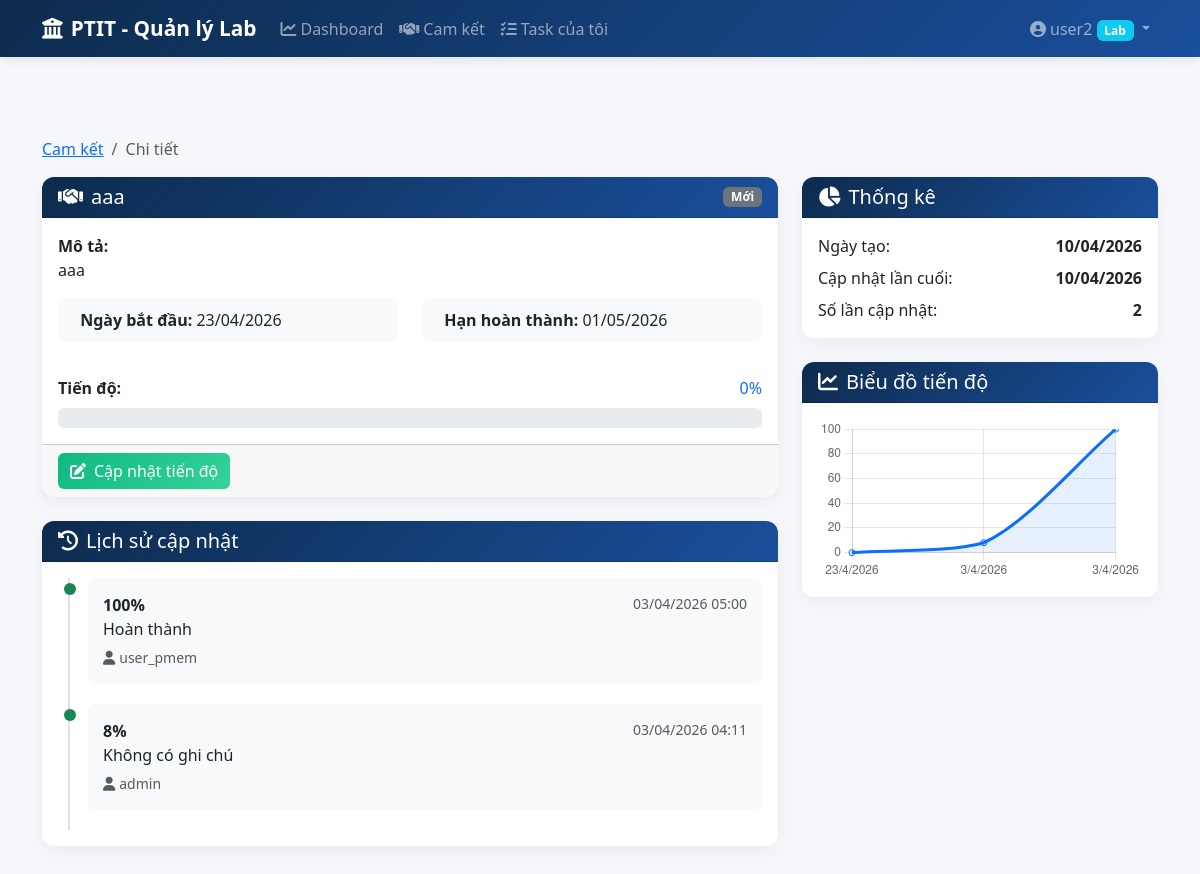
The app's page /commitments/detail/2 (signed in), older data.
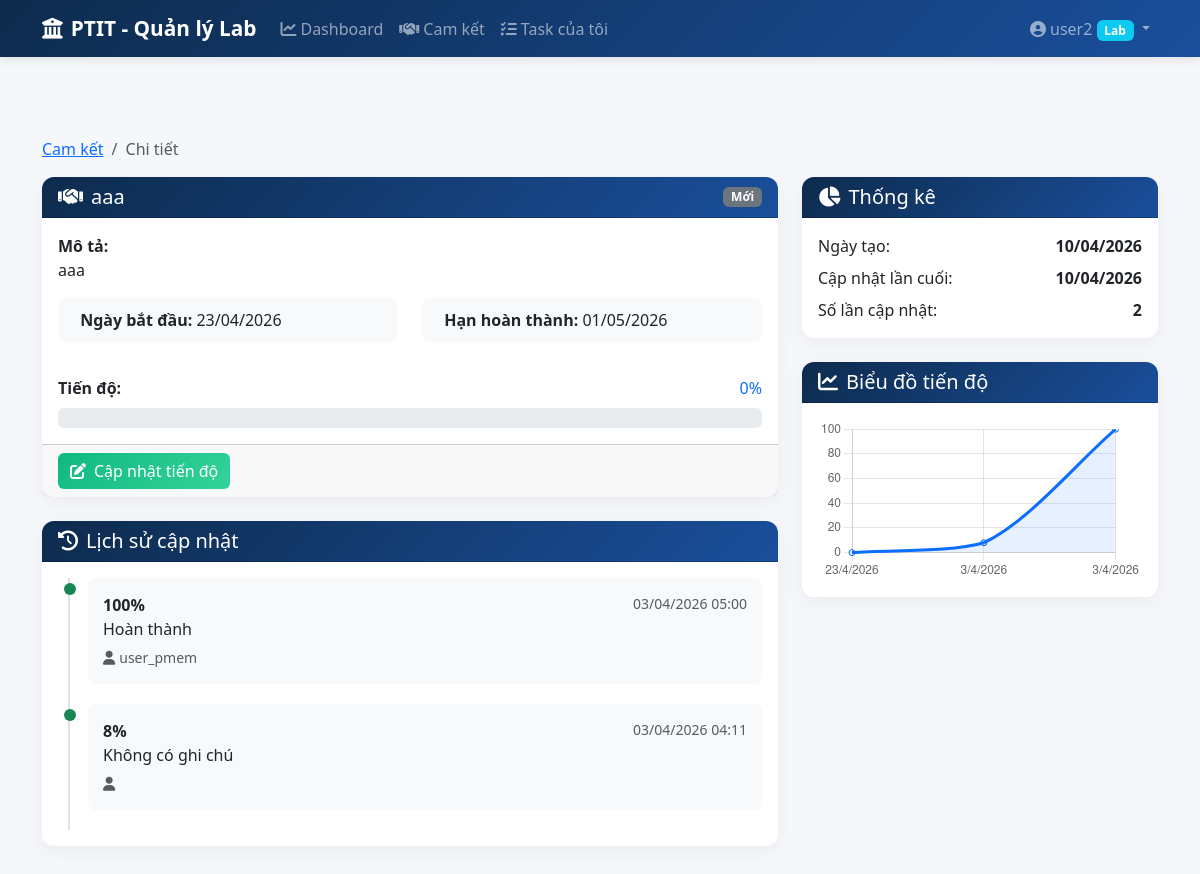
The same page, newer data.
### app/models.py (models this page shows, shortened)
class User(UserMixin, db.Model):
    __tablename__ = 'users'
    id = db.Column(db.Integer, primary_key=True)
    username = db.Column(db.String(50), unique=True, nullable=False)
    password_hash = db.Column(db.String(200), nullable=False)
    role = db.Column(db.String(20), nullable=False)  # 'admin' or 'lab'
    lab_id = db.Column(db.Integer, db.ForeignKey('labs.id', ondelete='SET NULL'), nullable=True)
    def is_admin(self):
        return self.role == 'admin'

class Commitment(db.Model):
    __tablename__ = 'commitments'
    id = db.Column(db.Integer, primary_key=True)
    title = db.Column(db.String(200), nullable=False)
    description = db.Column(db.Text)
    lab_id = db.Column(db.Integer, db.ForeignKey('labs.id'), nullable=False)
    assigned_to = db.Column(db.Integer, db.ForeignKey('users.id'), nullable=True)  # User được giao
    start_date = db.Column(db.Date, nullable=False)
    deadline = db.Column(db.Date, nullable=False)
    progress = db.Column(db.Integer, default=0)  # 0-100
    status = db.Column(db.String(20), default='Mới')  # Mới, Đang thực hiện, Hoàn thành, Quá hạn
    created_by = db.Column(db.Integer, db.ForeignKey('users.id'))
    created_at = db.Column(db.DateTime, default=datetime.utcnow)
    updated_at = db.Column(db.DateTime, default=datetime.utcnow, onupdate=datetime.utcnow)
    creator = db.relationship('User', foreign_keys=[created_by], backref='commitments_created')
    assignee = db.relationship('User', foreign_keys=[assigned_to], backref='tasks_assigned')
    progress_updates = db.relationship('ProgressUpdate', backref='commitment', lazy=True, cascade='all, delete-orphan')

class ProgressUpdate(db.Model):
    __tablename__ = 'progress_updates'
    id = db.Column(db.Integer, primary_key=True)
    commitment_id = db.Column(db.Integer, db.ForeignKey('commitments.id'), nullable=False)
    progress = db.Column(db.Integer, nullable=False)
    notes = db.Column(db.Text)
    attachment = db.Column(db.String(200))
    created_by = db.Column(db.Integer, db.ForeignKey('users.id'))
    created_at = db.Column(db.DateTime, default=datetime.utcnow)
    creator = db.relationship('User', backref='progress_updates')

### app/routes/commitments.py (the view)
@bp.route('/commitments/detail/<int:commitment_id>')
@login_required
def commitments_detail(commitment_id):
    commitment = Commitment.query.get_or_404(commitment_id)
    if not current_user.is_admin() and commitment.lab_id != current_user.lab_id:
        flash('Bạn không có quyền xem cam kết này.', 'danger')
        return redirect(url_for('main.dashboard'))
    updates = ProgressUpdate.query.filter_by(commitment_id=commitment_id).order_by(ProgressUpdate.created_at.desc()).all()
    return render_template('commitments/detail.html', commitment=commitment, updates=updates)

### templates/commitments/detail.html (shortened to what this page needs)
{% extends "base.html" %}
{% block content %}
<nav aria-label="breadcrumb" class="mb-3">
    <ol class="breadcrumb">
        <li class="breadcrumb-item"><a href="{{ url_for('commitments.commitments_list') }}">Cam kết</a></li>
        <li class="breadcrumb-item active">Chi tiết</li>
    </ol>
</nav>
<div class="row">
    <div class="col-lg-8">
        <div class="card mb-4">
            <div class="card-header d-flex justify-content-between align-items-center">
                <h5 class="mb-0">
                    <i class="fas fa-handshake me-2"></i>{{ commitment.title }}
                </h5>
                {% if commitment.status == 'Hoàn thành' %}
                <span class="badge bg-success">{{ commitment.status }}</span>
                {% elif commitment.status == 'Quá hạn' %}
                <span class="badge bg-danger">{{ commitment.status }}</span>
                {% elif commitment.status == 'Đang thực hiện' %}
                <span class="badge bg-primary">{{ commitment.status }}</span>
                {% else %}
                <span class="badge bg-secondary">{{ commitment.status }}</span>
                {% endif %}
            </div>
            <div class="card-body">
                <div class="mb-3">
                    <strong>Mô tả:</strong>
                    <p>{{ commitment.description or 'Không có mô tả' }}</p>
                </div>
                <div class="row">
                    <div class="col-md-6">
                        <div class="info-item">
                            <strong>Ngày bắt đầu:</strong> {{ commitment.start_date.strftime('%d/%m/%Y') }}
                        </div>
                    </div>
                    <div class="col-md-6">
                        <div class="info-item">
                            <strong>Hạn hoàn thành:</strong> {{ commitment.deadline.strftime('%d/%m/%Y') }}
                        </div>
                    </div>
                </div>
                <div class="mt-4">
                    <div class="d-flex justify-content-between mb-2">
                        <strong>Tiến độ:</strong>
                        <span class="text-primary">{{ commitment.progress }}%</span>
                    </div>
                    <div class="progress" style="height: 20px;">
                    </div>
                </div>
            </div>
            <div class="card-footer">
                <a href="{{ url_for('commitments.progress_update', commitment_id=commitment.id) }}"
                   class="btn btn-success">
                    <i class="fas fa-edit me-2"></i>Cập nhật tiến độ
                </a>
            </div>
        </div>
        <div class="card">
            <div class="card-header">
                <h5 class="mb-0">
                    <i class="fas fa-history me-2"></i>Lịch sử cập nhật
                </h5>
            </div>
            <div class="card-body">
                {% if updates %}
                <div class="timeline">
                    {% for update in updates %}
                    <div class="timeline-item">
                        <div class="timeline-marker bg-{{ 'success' if update.progress >= commitment.progress else 'primary' }}"></div>
                        <div class="timeline-content">
                            <div class="d-flex justify-content-between">
                                <strong>{{ update.progress }}%</strong>
                                <small class="text-muted">{{ update.created_at.strftime('%d/%m/%Y %H:%M') }}</small>
                            </div>
                            <p class="mb-1">{{ update.notes or 'Không có ghi chú' }}</p>
                            <small class="text-muted">
                                <i class="fas fa-user me-1"></i>{{ update.creator.username }}
                            </small>
                        </div>
                    </div>
                    {% endfor %}
                </div>
                {% else %}
                <p class="text-center text-muted">
                    <i class="fas fa-inbox fa-2x mb-2"></i><br>
                    Chưa có cập nhật nào
                </p>
                {% endif %}
            </div>
        </div>
    </div>
    <div class="col-lg-4">
        <div class="card mb-4">
            <div class="card-header">
                <h5 class="mb-0">
                    <i class="fas fa-chart-pie me-2"></i>Thống kê
                </h5>
            </div>
            <div class="card-body">
                <div class="stat-mini">
                    <div class="d-flex justify-content-between mb-2">
                        <span>Ngày tạo:</span>
                        <strong>{{ commitment.created_at.strftime('%d/%m/%Y') }}</strong>
                    </div>
                    <div class="d-flex justify-content-between mb-2">
                        <span>Cập nhật lần cuối:</span>
                        <strong>{{ commitment.updated_at.strftime('%d/%m/%Y') }}</strong>
                    </div>
                    <div class="d-flex justify-content-between">
                        <span>Số lần cập nhật:</span>
                        <strong>{{ updates|length }}</strong>
                    </div>
                </div>
            </div>
        </div>
        <div class="card">
            <div class="card-header">
                <h5 class="mb-0">
                    <i class="fas fa-chart-line me-2"></i>Biểu đồ tiến độ
                </h5>
            </div>
            <div class="card-body">
                <canvas id="timelineChart"></canvas>
            </div>
        </div>
    </div>
</div>
{% endblock %}
{% block extra_js %}
<script>
document.addEventListener('DOMContentLoaded', function() {
    fetch(`/api/commitments/{{ commitment.id }}/timeline`)
        .then(response => {
            if (!response.ok) {
                throw new Error('Timeline API returned ' + response.status);
            }
            return response.json();
        })
        .then(data => {
            const ctx = document.getElementById('timelineChart').getContext('2d');
            new Chart(ctx, {
                type: 'line',
                data: {
                    labels: data.map(d => new Date(d.date).toLocaleDateString('vi-VN')),
                    datasets: [{
                        label: 'Tiến độ (%)',
                        data: data.map(d => d.progress),
                        borderColor: '#0d6efd',
                        backgroundColor: 'rgba(13, 110, 253, 0.1)',
                        fill: true,
                        tension: 0.3
                    }]
                },
                options: {
                    responsive: true,
                    plugins: { legend: { display: false } },
                    scales: {
                        y: { beginAtZero: true, max: 100 }
                    }
                }
            });
        })
        .catch(error => console.error('Không thể tải biểu đồ tiến độ:', error));
});
</script>
{% endblock %}

### templates/base.html (shortened to what this page needs)
<!DOCTYPE html>
<html lang="vi">
<head>
    <link href="https://cdn.jsdelivr.net/npm/bootstrap@5.3.2/dist/css/bootstrap.min.css" rel="stylesheet">
    <link href="https://cdnjs.cloudflare.com/ajax/libs/font-awesome/6.5.1/css/all.min.css" rel="stylesheet">
    <link href="https://cdn.jsdelivr.net/npm/bootstrap-icons@1.11.2/font/bootstrap-icons.css" rel="stylesheet">
    <link href="{{ url_for('static', filename='css/style.css') }}" rel="stylesheet">
</head>
<body>
    {% if current_user.is_authenticated %}
    <nav class="navbar navbar-expand-lg navbar-dark bg-ptit">
        <div class="container">
            <a class="navbar-brand" href="{{ url_for('main.dashboard') }}">
                <i class="fas fa-university me-2"></i>PTIT - Quản lý Lab
            </a>
            <div class="collapse navbar-collapse" id="navbarNav">
                <ul class="navbar-nav me-auto">
                    <li class="nav-item">
                        <a class="nav-link" href="{{ url_for('main.dashboard') }}">
                            <i class="fas fa-chart-line me-1"></i>Dashboard
                        </a>
                    </li>
                    <li class="nav-item">
                        <a class="nav-link" href="{{ url_for('commitments.commitments_list') }}">
                            <i class="fas fa-handshake me-1"></i>Cam kết
                        </a>
                    </li>
                    {% if not current_user.is_admin() %}
                    <li class="nav-item">
                        <a class="nav-link" href="{{ url_for('main.my_tasks') }}">
                            <i class="fas fa-tasks me-1"></i>Task của tôi
                        </a>
                    </li>
                    {% endif %}
                </ul>
                <ul class="navbar-nav">
                    <li class="nav-item dropdown">
                        <a class="nav-link dropdown-toggle" href="#" data-bs-toggle="dropdown">
                            <i class="fas fa-user-circle me-1"></i>{{ current_user.username }}
                            {% if current_user.is_admin() %}
                            <span class="badge bg-warning text-dark">Admin</span>
                            {% else %}
                            <span class="badge bg-info">Lab</span>
                            {% endif %}
                        </a>
                    </li>
                </ul>
            </div>
        </div>
    </nav>
    {% endif %}
    <main class="{% if current_user.is_authenticated %}main-content{% endif %}">
        <div class="container">
            {% block content %}{% endblock %}
        </div>
    </main>
    {% block extra_js %}{% endblock %}
</body>
</html>

### static/css/style.css (style rules this page uses)
:root { --ptit-blue: #1a4f9c; --ptit-light-blue: #4a90d9; --ptit-dark: #0d2b4d; }
body { background-color: #f5f7fa; font-family: 'Segoe UI', Tahoma, Geneva, Verdana, sans-serif; min-height: 100vh; }
.main-content { padding-top: 80px; padding-bottom: 40px; }
.navbar.bg-ptit { background: linear-gradient(135deg, var(--ptit-dark) 0%, var(--ptit-blue) 100%); box-shadow: 0 2px 10px rgba(0,0,0,0.1); }
.navbar-brand { font-weight: 700; font-size: 1.3rem; }
.nav-link { font-weight: 500; transition: all 0.3s; }
.timeline { position: relative; padding-left: 30px; }
.timeline::before { content: ''; position: absolute; left: 10px; top: 0; bottom: 0; width: 2px; background: #e0e0e0; }
.timeline-item { position: relative; padding-bottom: 20px; }
.timeline-marker { position: absolute; left: -24px; top: 5px; width: 12px; height: 12px; border-radius: 50%; }
.timeline-content { background: #f8f9fa; padding: 15px; border-radius: 8px; }
.info-item { padding: 10px; background: #f8f9fa; border-radius: 8px; margin-bottom: 10px; }
.card { border: none; border-radius: 12px; box-shadow: 0 5px 20px rgba(0,0,0,0.05); }
.card-header { background: linear-gradient(135deg, var(--ptit-dark), var(--ptit-blue)); color: white; border-radius: 12px 12px 0 0 !important; font-weight: 600; }
.btn-success { background: linear-gradient(135deg, #10b981, #34d399); border: none; }

Row changes from the older to the newer data that the page shows:
changed ProgressUpdate "Không có ghi chú": creator.username "admin" → (not shown)
